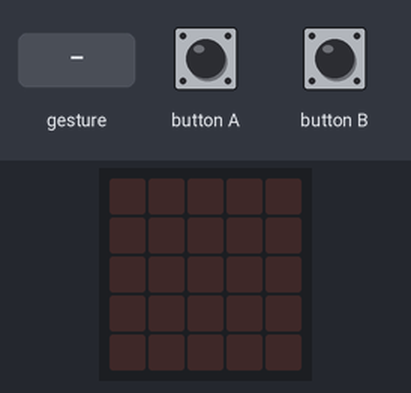
Simulated run of this program. Board: BBC micro:bit (MakeCode). Parts: the board's 5×5 LED display. The inputs (shaded band) are chosen by the test bench. Random numbers come from a fixed seed; a tilt is held for 1.5 s and a shake lasts 1 s, then the board lies face up again.

Above: at 1.2 s.
1.3 s: button A pressed for 0.15 s
At 2.62 s:
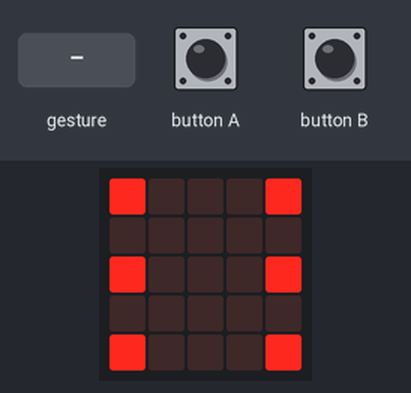
At 3.97 s:
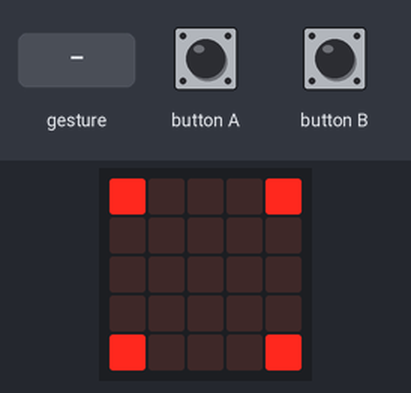
4.3 s: gesture 'shake'
At 6.44 s:
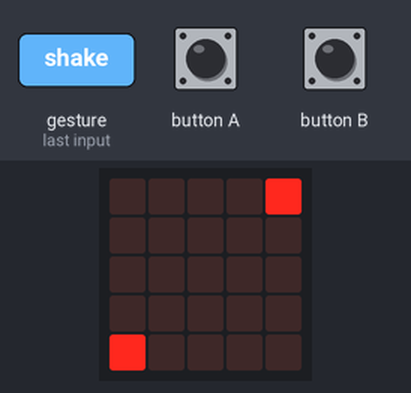
Timing chart, 0 to 7.9 s (numbered marks = the images above; inputs shaded):
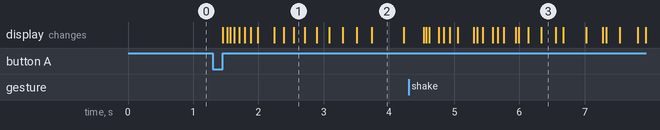

The program:

main.ts
```typescript
let Nr = 0
let Running = 0
input.onButtonPressed(Button.A, function () {
    Roll()
})
function DrawNumber (szám: number) {
    if (szám == 1) {
        led.plot(2, 2)
    } else if (szám == 2) {
        led.plot(4, 0)
        led.plot(0, 4)
    } else if (szám == 3) {
        led.plot(0, 4)
        led.plot(2, 2)
        led.plot(4, 0)
    } else if (szám == 4) {
        led.plot(0, 0)
        led.plot(4, 0)
        led.plot(0, 4)
        led.plot(4, 4)
    } else if (szám == 5) {
        led.plot(0, 0)
        led.plot(4, 0)
        led.plot(0, 4)
        led.plot(4, 4)
        led.plot(2, 2)
    } else {
        led.plot(0, 0)
        led.plot(0, 2)
        led.plot(0, 4)
        led.plot(4, 0)
        led.plot(4, 2)
        led.plot(4, 4)
    }
}
function Értékel () {
    Nr = 0
    Running = 1
    while (Running == 1) {
        let index = 0
        basic.clearScreen()
        DrawNumber(Nr)
        basic.pause(index * 12)
        Nr += 1
        if (6 <= Nr) {
            Nr = 1
        }
        basic.pause(70)
    }
}
function Roll () {
    for (let index = 0; index <= 30; index++) {
        Nr = randint(1, 7)
        basic.clearScreen()
        DrawNumber(Nr)
        basic.pause(index * 12)
        if (index == 30) {
            for (let index2 = 0; index2 < 4; index2++) {
                basic.pause(300)
                basic.clearScreen()
                basic.pause(300)
                DrawNumber(Nr)
            }
        }
    }
}
input.onGesture(Gesture.Shake, function () {
    Roll()
})
input.onButtonPressed(Button.B, function () {

})
```

test.ts
```typescript
// ide kerülnek a tesztek; a rendszer ezt nem kompilálja, ha a csomagot bővítményként használják.
```

Measured:
- after the input at 1.3 s, the display: first changes after 0.15 s (image 1 shows a later state)
- what the display in image 2 shows lasts 0.5 s, from 3.7 s to 4.2 s
